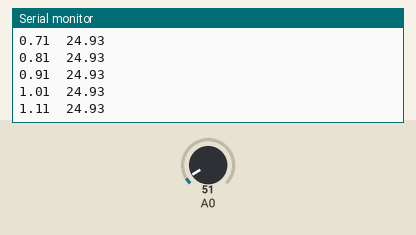
This sketch was run on a simulated Arduino Uno, built with avr-gcc and run on an emulated ATmega328P. Parts: the last lines printed to the serial monitor. The inputs (shaded band) are chosen by the test bench; at power-on: A0 = 51.

Above: at 1.2 s.
1.3 s: A0 set to 61
At 1.32 s:
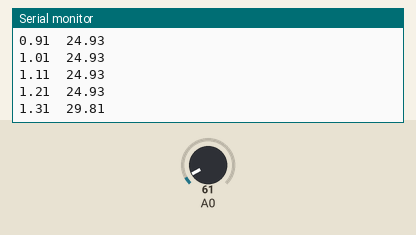
2.8 s: A0 set to 71
At 2.83 s:
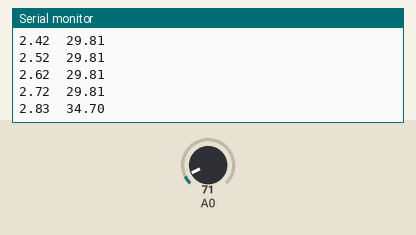
Timing chart, 0 to 5.8 s (numbered marks = the images above; inputs shaded):
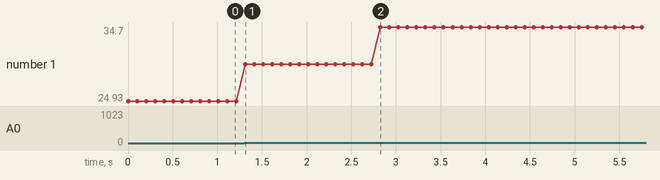

Measured:
- after the input at 1.3 s, the serial monitor: prints a new line at once (image 1)
- plotted number 1: 24.93 → 29.81 after the input at 1.3 s

The sketch:

caracterizationCode.ino
```cpp
// C++ code
//

/*
La proporcion del lm35 es de 500/1023 v/c, ya que en la
simulacion se usa un lm36, no es la misma proporcion.
*/
float proporcion = 500.0/1023.0;

void setup()
{
  Serial.begin(9600);
}

float t(int v)
{
  return (proporcion * v);
}

float time()
{
  return (millis() / 1000.0);
}

void loop()
{
  Serial.print(time());
  Serial.print("	");
  Serial.println(t(analogRead(A0)));
  delay(100); // Delay a little bit to improve simulation performance
}
```
